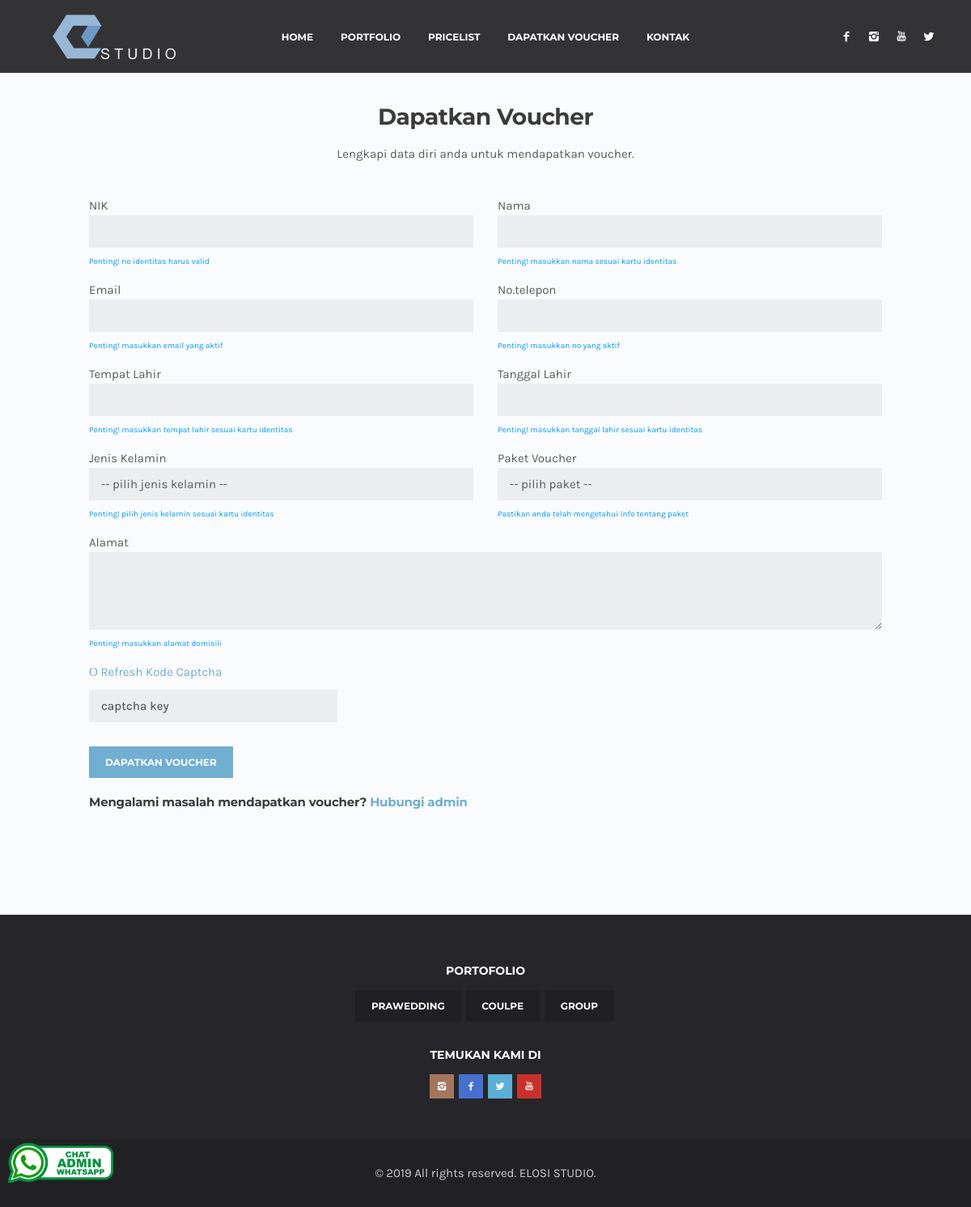
Page /daftar.html on the committed database.
### tables this page shows
CREATE TABLE `portofolio`  (
  `id_portofolio` int(11) NOT NULL AUTO_INCREMENT,
  `nama` varchar(255) NULL DEFAULT NULL,
  `keterangan` text NULL,
  PRIMARY KEY (`id_portofolio`) USING BTREE
);

### application/modules/front/libraries/Template.php (called while the page is built)
<?php defined('BASEPATH') OR exit('No direct script access allowed');
class Template
{
  private $CI;
  private $temp_title = null ;
  function __construct()
  {
    $this->CI =& get_instance();
  }
  public function set_title($title)
  {
    $this->temp_title = $title;
  }
  public function  view($view_name, $params = array(),$default=true)
  {
    if ($default) {
      $header_params['title'] = $this->temp_title;
      $this->CI->load->view('header',$header_params);
      $this->CI->load->view($view_name,$params);
      $this->CI->load->view('footer');
    }else {
      $this->CI->load->view($view_name,$params);
    }
  }
}

### application/modules/front/controllers/Daftar_paket.php (called while the page is built, shortened)
<?php
class Daftar_paket extends CI_Controller{
  function form($id="")
  {
    $this->template->set_title("Dapatkan Voucher");
    $data['capt_image'] = $this->create_captcha();
    $data['action'] = site_url("action-form");
    $data['status'] = $id;
    $data['paket']  = $this->db->get_where("paket",["is_delete"=>0])->result();
    $this->template->view("content/daftar_paket/index",$data);
  }
  function create_captcha()
{
  $vals = array(
        'img_path'      => './temp/captcha/',
        'img_url'       => base_url("temp/captcha/"),
        'img_width'     => '200',
        'img_height'    => 50,
        'expiration'    => 7200,
        'word_length'   => 5,
        'font_size'     => 16,
        'colors'        => array(
                'background' => array(32, 32, 32),
                'border' => array(255, 255, 255),
                'text' => array(255, 161, 0),
                'grid' => array(0, 133, 255)
        )
);
$capt = create_captcha($vals);
$image = $capt["image"];
return $image;
}
}

### index.php (called while the page is built, shortened)
<?php
require_once BASEPATH.'core/CodeIgniter.php';

### application/helpers/front_helper.php (called while the page is built, shortened)
<?php defined('BASEPATH') OR exit('No direct script access allowed');
function profile($field){
  $ci=get_instance();
  $row = $ci->db->get_where("setting",["id"=>999])->row();
  return $row->$field;
}

### application/modules/front/views/content/daftar_paket/index.php (the view, shortened to what this page needs)
<link rel="stylesheet" href="<?=base_url()?>temp/front/bootstrap-datepicker/bootstrap-datepicker.min.css">
<div class="light-wrapper">
  <div class="container inner">
    <h3 class="section-title text-center m-t-30">Dapatkan Voucher</h3>
    <p class="text-center">Lengkapi data diri anda untuk mendapatkan voucher.</p>
    <div class="row">
      <div class="thin" style="padding:20px;">
          <form action="<?=$action?>" id="form" autocomplete="off">
              <div class="row">
                <div class="col-sm-6">
                  <div class="form-group">
                    <label id="nik">NIK</label>
                    <input type="text" class="form-control" name="nik">
                    <p class="info-e">Penting! no identitas harus valid</p>
                  </div>
                </div>
                <div class="col-sm-6">
                  <div class="form-group">
                    <label id="nama">Nama</label>
                    <input type="text" class="form-control" name="nama">
                    <p class="info-e">Penting! masukkan nama sesuai kartu identitas</p>
                  </div>
                </div>
                <div class="col-sm-6">
                  <div class="form-group">
                    <label id="email">Email</label>
                    <input type="text" class="form-control" name="email">
                    <p class="info-e">Penting! masukkan email yang aktif</p>
                  </div>
                </div>
                <div class="col-sm-6">
                  <div class="form-group">
                    <label id="telepon">No.telepon</label>
                    <input type="text" class="form-control" name="telepon">
                    <p class="info-e">Penting! masukkan no yang aktif</p>
                  </div>
                </div>
                <div class="col-sm-6">
                  <div class="form-group">
                    <label id="tempat_lahir">Tempat Lahir</label>
                    <input type="text" class="form-control"  name="tempat_lahir">
                    <p class="info-e">Penting! masukkan tempat lahir sesuai kartu identitas</p>
                  </div>
                </div>
                <div class="col-sm-6">
                  <div class="form-group">
                    <label id="tanggal_lahir">Tanggal Lahir</label>
                    <input type="text" class="form-control" id="tgl_lahir"  name="tanggal_lahir">
                    <p class="info-e">Penting! masukkan tanggal lahir sesuai kartu identitas</p>
                  </div>
                </div>
                <div class="col-sm-6">
                  <div class="form-field">
                    <div class="form-group">
                      <label id="jenis_kelamin">Jenis Kelamin</label>
                      <label class="custom-select">
                        <select  name="jenis_kelamin">
                          <option value="">-- pilih jenis kelamin --</option>
                        </select>
                    <p class="info-e">Penting! pilih jenis kelamin sesuai kartu identitas</p>
                    </label>
                    </div>
                  </div>
                </div>
                <div class="col-sm-6">
                  <div class="form-field">
                    <div class="form-group">
                      <label id="paket">Paket Voucher</label>
                      <label class="custom-select">
                        <select  name="paket">
                          <option value="">-- pilih paket --</option>
                        </select>
                    <p class="info-e">Pastikan anda telah mengetahui info tentang paket</p>
                    </label>
                    </div>
                  </div>
                </div>
                <div class="col-sm-12">
                  <div class="form-group">
                    <label id="alamat">Alamat</label>
                    <textarea cols="80" rows="2" name="alamat"></textarea>
                    <p class="info-e">Penting! masukkan alamat domisili</p>
                  </div>
                </div>
                <div class="col-sm-4 captcha">
                      <a href="#" id="refreshCaptcha" style="position:block;">
                        <i class="budicon-repeat"></i> Refresh Kode Captcha
                      </a>
                  <br>
                  <div class="form-group">
                    <input type="text" class="form-control m-t-10" id="captcha" name="captcha" placeholder="captcha key">
                  </div>
                </div>
              </div>
              <button type="submit" class="btn state-initial" value="sumbit" id="submit"> Dapatkan Voucher</button>
            </form>
            <h5 class="m-t-10">Mengalami masalah mendapatkan voucher? <a href="<?=site_url("kontak")?>">Hubungi admin</a></h5>
      </div>
    </div>
  </div>
</div>

### application/modules/front/views/footer.php (shortened to what this page needs)
  <footer class="footer inverse-wrapper">
    <div class="container inner">
      <div class="row text-center">
        <div class="col-sm-12">
          <div class="widget">
            <h4 class="widget-title">Portofolio</h4>
            <ul class="tag-list">
              <?php $portofolio = $this->db->get("portofolio"); ?>
              <?php foreach ($portofolio->result() as $portofolio): ?>
                <li><a href="<?=site_url("portofolio/$portofolio->id_portofolio/$portofolio->nama")?>" class="btn"><?=$portofolio->nama?></a></li>
              <?php endforeach; ?>
            </ul>
          </div>
          <div class="widget">
            <h4 class="widget-title">TEMUKAN KAMI DI</h4>
            <ul class="social">
              <li><a href="<?=profile("instagram")?>" target="_blank"><i class="icon-s-instagram"></i></a></li>
              <li><a href="<?=profile("facebook")?>" target="_blank"><i class="icon-s-facebook"></i></a></li>
              <li><a href="#"><i class="icon-s-twitter"></i></a></li>
              <li><a href="#"><i class="icon-s-youtube"></i></a></li>
            </ul>
          </div>
        </div>
      </div>
    </div>
    <div class="sub-footer">
      <div class="container inner">
        <p class="text-center">© <?=date("Y")?> All rights reserved. <a href="<?=site_url()?>"><?=strtoupper(profile("title"))?></a>.</p>
      </div>
    </div>
  </footer>
  <?php
    $no = substr(profile("telepon"),1);
    $mobile=$this->agent->is_mobile();
    if($mobile){
      $url_wa = "https://wa.me/+62".$no."/?text=";
    }else {
      $url_wa = "https://web.whatsapp.com/send?phone=+62".$no."&amp;text=";
    }
   ?>
  <div id="wacht-baixo">
    <a href="<?=$url_wa?>" onclick="gtag('event', 'WhatsApp', {'event_action': 'whatsapp_chat', 'event_category': 'Chat', 'event_label': 'Chat_WhatsApp'});" target="_blank">
      <img src="<?=base_url()?>temp/wa_tb.png" alt="">
    </a>
  </div>
</main>
</body>
</html>

### temp/front/custom.css (style rules this page uses)
.m-t-30 { margin-top: 30px !important; }
.m-t-10 { margin-top: 10px !important; }
.info-e { line-height: 5px; font-size: 10px; color: #019cff; }
.tag-list li a.btn { margin: 0 2px 2px 0; }

### temp/front/css/color/blue.css (style rules this page uses)
a { color: #70aed2; }
.btn, .vanilla-form label.custom-select span { background: #70aed2; }

### application/modules/front/views/header.php (style rules this page uses)
#wacht-baixo a { font-size: 14px; position: fixed; z-index: 9999; left: 0; float: left; bottom: 20px; border-radius: 20px 0 0 0; margin-top: -25px; cursor: pointer; min-width: 50px; max-width: 150px; color: #fff; text-align: center; padding: 10px; margin: 0 auto 0 auto; -webkit-transition: All 0.5s ease; -moz-transition: All 0.5s ease; -o-transition: All 0.5s ease; -ms-transition: All 0.5s ease; transition: All 0.5s ease; }

### application/modules/front/views/content/daftar_paket/index.php (style rules this page uses)
label { display: inline; }

### rows in the picture
portofolio: nama "PRAWEDDING"
portofolio: nama "COULPE"
portofolio: nama "GROUP"

### other values in the picture
profile("title") "ELOSI STUDIO"
